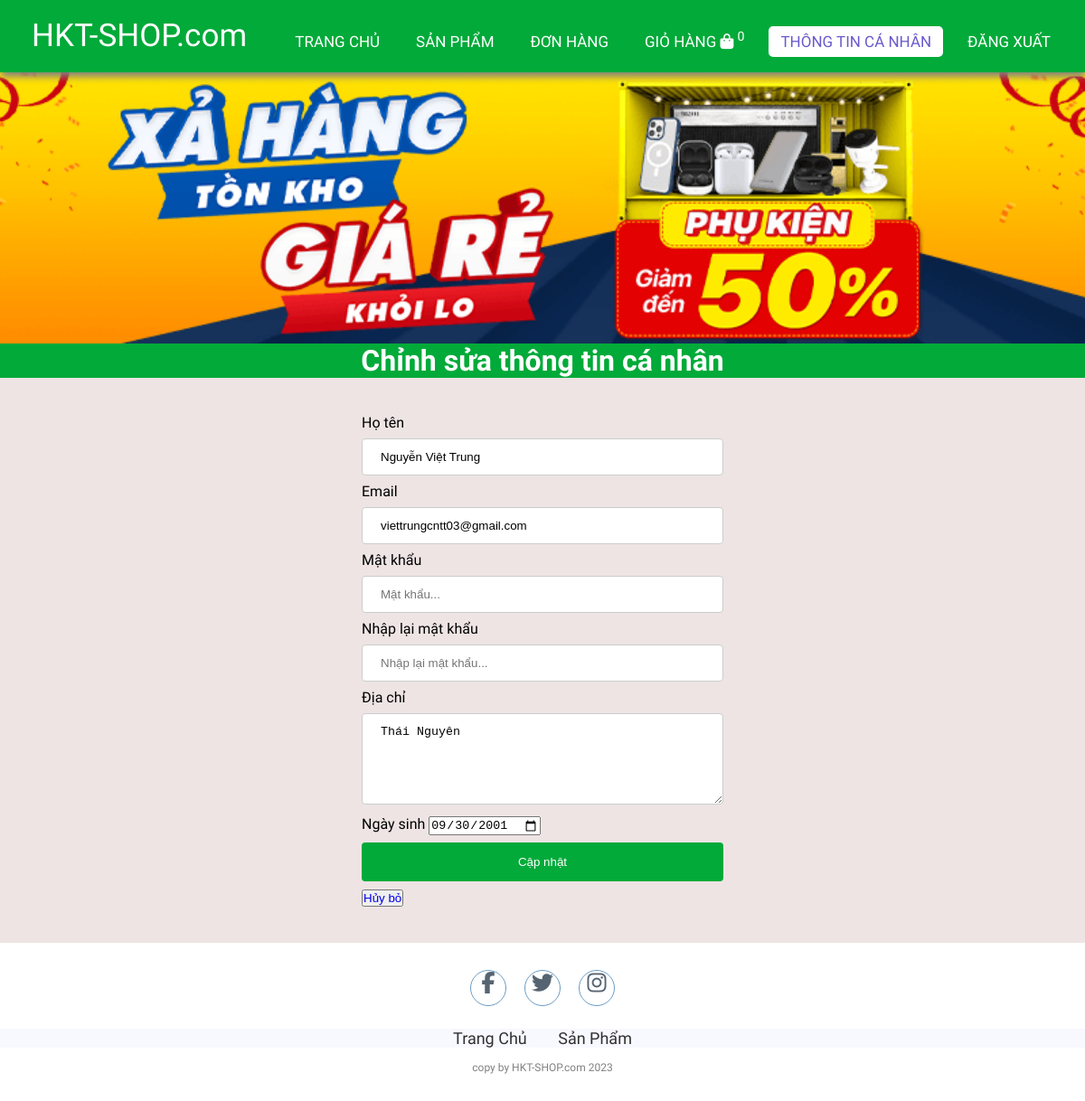
The page /edit_info.php (signed in) on the database its author committed.
### tables this page shows
CREATE TABLE `users` (
  `id` int(11) NOT NULL,
  `email` varchar(255) NOT NULL,
  `fullname` varchar(255) NOT NULL,
  `dob` date NOT NULL,
  `password` varchar(255) NOT NULL,
  `role_id` int(11) NOT NULL,
  `status` tinyint(1) NOT NULL,
  `address` varchar(500) NOT NULL,
  `isConfirmed` tinyint(4) NOT NULL DEFAULT 0,
  `captcha` varchar(50) NOT NULL
);

### lib/database.php (called while the page is built, shortened)
<?php
class Database extends PDO
{
  public $host   = DB_HOST;
  public $user   = DB_USER;
  public $pass   = DB_PASS;
  public $dbname = DB_NAME;
  public $link;
  private function connectDB()
  {
    $this->link = new mysqli(
      $this->host,
      $this->user,
      $this->pass,
      $this->dbname
    );
  }
  public function select($query)
  {
    $result = $this->link->query($query);
    if ($result->num_rows > 0) {
      return $result;
    } else {
      return false;
    }
  }
}

### lib/session.php (called while the page is built, shortened)
<?php
class Session
{
   public static function get($key)
   {
      if (isset($_SESSION[$key])) {
         return $_SESSION[$key];
      } else {
         return false;
      }
   }
}

### classes/cart.php (called while the page is built, shortened)
<?php
$filepath = realpath(dirname(__FILE__));
include_once($filepath . '/../lib/database.php');
include_once($filepath . '/../lib/session.php');
?>
<?php
class cart
{
    private $db;
    public function __construct()
    {
        $this->db = new Database();
    }
    public function getTotalQtyByUserId()
    {
        $userId = Session::get('userId');
        $query = "SELECT SUM(qty) as total FROM cart WHERE userId = '$userId' ";
        $mysqli_result = $this->db->select($query);
        if ($mysqli_result) {
            $result = mysqli_fetch_all($this->db->select($query), MYSQLI_ASSOC)[0];
            return $result;
        }
        return false;
    }
}
?>

### classes/user.php (called while the page is built, shortened)
<?php
$filepath = realpath(dirname(__FILE__));
include_once($filepath . '/../lib/session.php');
include_once($filepath . '/../lib/database.php');
?>
<?php
class user
{
	private $db;
	public function __construct()
	{
		$this->db = new Database();
	}
	public function get()
	{
		$userId = Session::get('userId');
		$query = "SELECT * FROM users WHERE id = '$userId' LIMIT 1";
		$mysqli_result = $this->db->select($query);
		if ($mysqli_result) {
			$result = mysqli_fetch_all($this->db->select($query), MYSQLI_ASSOC)[0];
			return $result;
		}
		return false;
	}
}
?>

### edit_info.php (the view, shortened to what this page needs)
<?php
include 'classes/user.php';
$user = new user();
$userInfo = $user->get();
?>
<?php
include_once 'lib/session.php';
include_once 'classes/cart.php';
$cart = new cart();
$totalQty = $cart->getTotalQtyByUserId();
?>
<!DOCTYPE html>
<html lang="en">
<head>
    <link rel="stylesheet" href="./css/style.css">
    <link rel="stylesheet" href="https://cdnjs.cloudflare.com/ajax/libs/font-awesome/5.15.4/css/all.min.css">
</head>
<body>
    <nav>
        <label class="logo">HKT-SHOP.com</label>
        <ul>
            <li><a href="index.php">Trang chủ</a></li>
            <li><a href="productList.php">Sản phẩm</a></li>
            <li><a href="order.php" id="order">Đơn hàng</a></li>
            <li>
                <a href="checkout.php">
                    Giỏ hàng
                    <i class="fa fa-shopping-bag"></i>
                    <sup class="sumItem">
                        <?= ($totalQty['total']) ? $totalQty['total'] : "0" ?>
                    </sup>
                </a>
            </li>
            <?php
            if (isset($_SESSION['user']) && $_SESSION['user']) { ?>
                <li><a href="info.php" id="signin" class="active">Thông tin cá nhân</a></li>
                <li><a href="logout.php" id="signin">Đăng xuất</a></li>
            <?php } else { ?>
                <li><a href="register.php" id="signup">Đăng ký</a></li>
                <li><a href="login.php" id="signin">Đăng nhập</a></li>
            <?php } ?>
        </ul>
    </nav>
    <section class="banner">
        <div class="fadein">
            <?php
            $dir = "./images/slider/";
            $scan_dir = scandir($dir);
            foreach ($scan_dir as $img) :
                if (in_array($img, array('.', '..')))
                    continue;
            ?>
                <img src="<?php echo $dir . $img ?>" alt="<?php echo $img ?>">
            <?php endforeach; ?>
        </div>
    </section>
    <div class="featuredProducts">
        <h1>Chỉnh sửa thông tin cá nhân</b></h1>
    </div>
    <div class="container-single">
        <div class="login">
            <form action="edit_info.php" method="post" class="form-login">
                <label for="fullName">Họ tên</label>
                <input type="text" id="fullName" value="<?= $userInfo['fullname'] ?>" name="fullName" placeholder="Họ tên..." required>
                <label for="email">Email</label>
                <input type="email" id="email" value="<?= $userInfo['email'] ?>" name="email" placeholder="Email..." required pattern="[a-z0-9._%+-]+@[a-z0-9.-]+\.[a-z]{2,}$">
                <label for="password">Mật khẩu</label>
                <input type="password" id="password" name="password" placeholder="Mật khẩu..." required>
                <label for="repassword">Nhập lại mật khẩu</label>
                <input type="password" id="repassword" name="repassword" required placeholder="Nhập lại mật khẩu..." oninput="check(this)">
                <label for="address">Địa chỉ</label>
                <textarea name="address" id="address" cols="30" rows="5" required><?= $userInfo['address'] ?></textarea>
                <label for="dob">Ngày sinh</label>
                <input type="date" value="<?= $userInfo['dob'] ?>" name="dob" id="dob" required>
                <div>
                    <input type="submit" value="Cập nhật" name="submit">
                    <button><a href="./info.php">Hủy bỏ</a></button>
                </div>
            </form>
        </div>
    </div>
    <footer>
        <div class="social">
            <a href="#"><i class="fa fa-facebook" aria-hidden="true"></i></a>
            <a href="#"><i class="fa fa-twitter" aria-hidden="true"></i></a>
            <a href="#"><i class="fa fa-instagram" aria-hidden="true"></i></a>
        </div>
        <ul class="list">
            <li>
                <a href="./">Trang Chủ</a>
            </li>
            <li>
                <a href="productList.php">Sản Phẩm</a>
            </li>
        </ul>
        <p class="copyright">copy by HKT-SHOP.com 2023</p>
    </footer>
</body>
</html>

### css/style.css (style rules this page uses)
:root { --color-primary: #01aa39; --bg-primary: rgb(238, 228, 228); }
* { padding: 0; margin: 0; text-decoration: none; list-style: none; box-sizing: border-box; }
body { font-family: Mitr; background: var(--bg-primary); }
nav { top: 0; background: var(--color-primary); height: 80px; width: 100%; position: fixed; z-index: 9999; box-shadow: 1px 5px 8px gray; }
label.logo { color: white; font-size: 35px; line-height: 80px; padding: 0 35px; }
nav ul { float: right; margin-right: 20px; }
nav ul li { display: inline-block; line-height: 80px; margin: 0 5px; }
nav ul li a { color: white; font-size: 17px; padding: 7px 13px; border-radius: 3px; text-transform: uppercase; border-radius: 5px; transition: 0.5s; }
a.active, a:hover { background: white; color: slateblue; }
.banner { background-size: cover; margin-top: 80px; overflow: hidden; }
.fadein { position: relative; height: 300px; max-width: 1200px; margin: 0 auto; background: #fff; }
.fadein img { position: absolute; width: calc(100%); height: calc(100%); width: 100%; height: 100%; object-fit: cover; }
.featuredProducts { text-align: center; background-color: var(--color-primary); color: white; }
footer { padding: 30px 0; background-color: white; }
footer .social { text-align: center; padding-bottom: 25px; color: white; }
footer .social a { color: inherit; font-size: 24px; border: 1px solid steelblue; width: 40px; height: 40px; display: inline-block; text-align: center; border-radius: 50%; margin: 0 8px; transition: 0.5s; background-color: white; color: #2c3e50; opacity: 0.8; }
footer ul { margin-top: 0; padding: 0; list-style: none; font-size: 18px; margin-bottom: 0; text-align: center; }
footer ul a { color: inherit; text-decoration: none; opacity: 0.8; }
footer ul li { display: inline; padding: 0 15px; }
footer .copyright { margin-top: 15px; text-align: center; font-size: 12px; color: gray; }
.container-single { display: flex; margin: 30px 100px; }
.list { background-color: ghostwhite; }
.login { margin: 10px auto; width: 40%; }
input[type=text], input[type=password], input[type=email], input[type=number], textarea, select { width: 100%; padding: 12px 20px; margin: 8px 0; border: 1px solid #ccc; border-radius: 4px; }
input[type=submit] { width: 100%; background-color: var(--color-primary); color: white; padding: 14px 20px; margin: 8px 0; border: none; border-radius: 4px; cursor: pointer; }

### rows shown on the page
users: fullName "Nguyễn Việt Trung", email "viettrungcntt03@gmail.com", address "Thái Nguyên", dob "09/30/2001"
